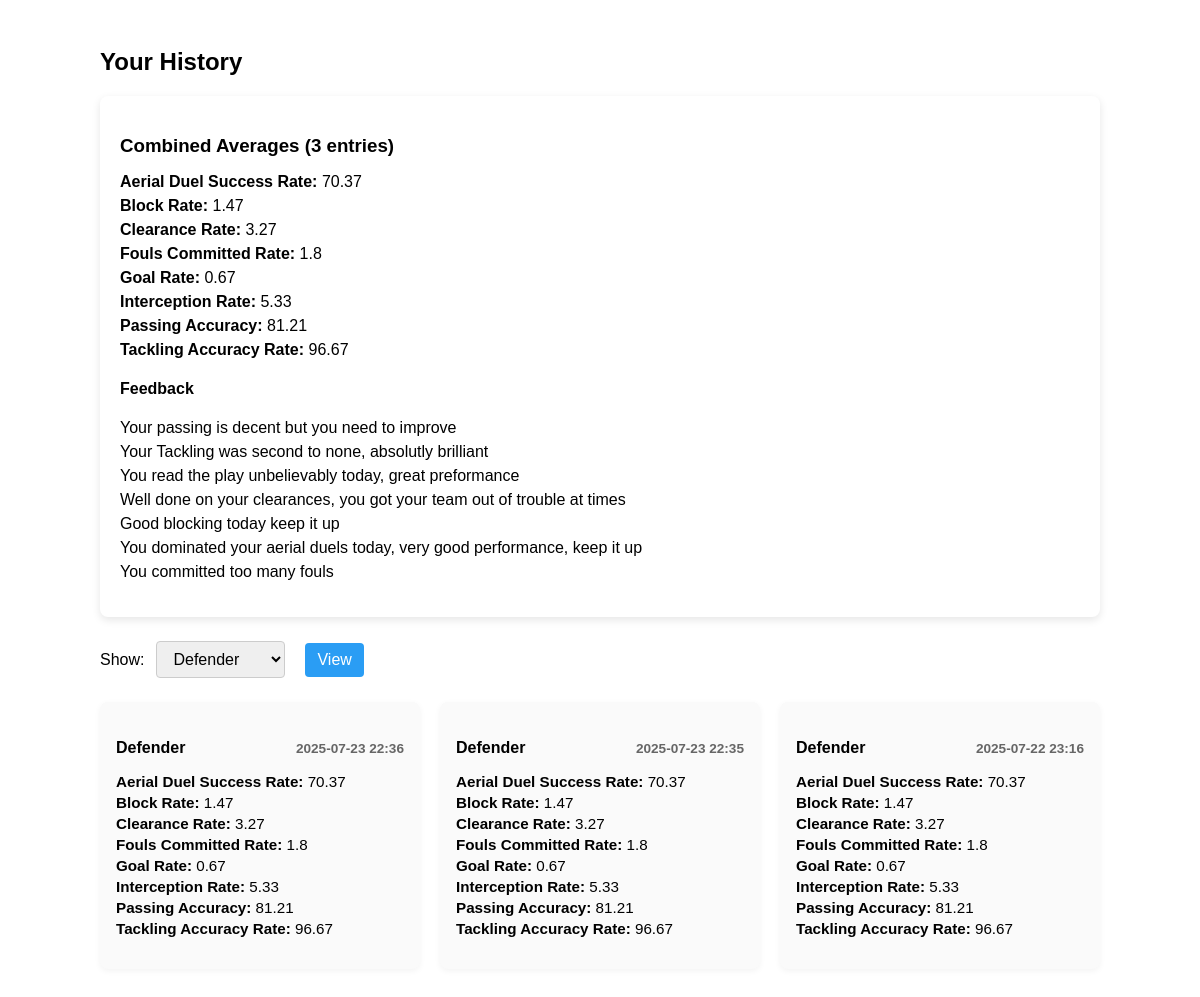
Screenshot of /history (signed in) with the database file from the repository.
### models.py (models this page shows)
class Submission(db.Model):
    __tablename__ = 'submissions'
    submission_id = db.Column(db.Integer, primary_key=True)
    position = db.Column(db.String(50), nullable=False)
    inputted_data = db.Column(db.Text, nullable=False)
    calculated_data = db.Column(db.Text, nullable=False)
    timeStamp = db.Column(db.DateTime(timezone=True), default=datetime.now)
    user_id = db.Column(db.Integer, db.ForeignKey('users.user_id'), nullable=False)

### routes/history.py (the view, shortened to what this page needs)
@history.route("/history")
@login_required
def view_history():
    user_id = session.get('user_id')
    if not user_id:
        flash("Please log in to view history", "warning")
        return redirect(url_for('auth.login'))
    rows = (
        db.session
          .query(Submission.position)
          .filter_by(user_id=user_id)
          .distinct()
          .all()
    )
    positions = [r[0] for r in rows]  # e.g. ['defender','goalkeeper']
    selected = request.args.get('position')
    if not selected and positions:
        selected = positions[0]
    submissions = []
    if selected:
        submissions = (
            Submission.query
                      .filter_by(user_id=user_id, position=selected)
                      .order_by(Submission.timeStamp.desc())   # ← desc(), not dec()
                      .all()
        )
        for sub in submissions:
            sub.calculated = json.loads(sub.calculated_data)
            sub.inputted = json.loads(sub.inputted_data)
    combined_stats = {}
    combined_feedback = []
    if submissions:
        keys = submissions[0].calculated.keys()
        for key in keys:
            numeric_vals = []
            for sub in submissions:
                v = sub.calculated.get(key)
                try:
                    numeric_vals.append(float(v))
                except (TypeError, ValueError):
                    continue
            if numeric_vals:
                combined_stats[key] = sum(numeric_vals) / len(numeric_vals)
            else:
                combined_stats[key] = None
    if selected == 'defender':
            combined_feedback.append(generate_passing_feedback(combined_stats['passing_accuracy']))
            raw = [
                generate_tackling_feedback(combined_stats['tackling_accuracy_rate']),
                generate_interception_feedback(combined_stats['interception_rate']),
                generate_clearance_feedback(combined_stats['clearance_rate']),
                generate_block_feedback(combined_stats['block_rate']),
                generate_aerial_duel_feedback(combined_stats['aerial_duel_success_rate']),
                generate_fouls_committed_feedback(combined_stats['fouls_committed_rate'])
            ]
            for msg in raw:
                if isinstance(msg,list):
                    combined_feedback.extend(msg)
                elif msg:
                     combined_feedback.extend(msg)
    return render_template(
        'history.html',
        positions=positions,
        selected_position=selected,
        submissions=submissions,
        combined_stats=combined_stats,
        combined_feedback=combined_feedback
    )

### stats_feedback.py (called while the page is built)
def generate_passing_feedback(passing_accuracy):
    if passing_accuracy:
        if passing_accuracy > 85:
            feedback = "Your passing is terrific , Keep it up"
            return feedback
        elif passing_accuracy >=60 and passing_accuracy < 85:
            feedback = "Your passing is decent but you need to improve"
            return feedback
        else:
            feedback = "Your passing isnt good you should take some time to improve passing accuracy and timing"
            return feedback

def generate_tackling_feedback(tackling_accuracy):
    feedback = []
    if tackling_accuracy:
        if tackling_accuracy >= 80:
            feedback.append("Your Tackling was second to none, absolutly brilliant")
        elif tackling_accuracy >60:
            feedback.append("Your tackling was good today, but you will need to improve")
        else:
            feedback.append("Your tackling was very bad today, you need to learn to judge the tackle better")
        return feedback

def generate_interception_feedback(interception_rate):
    feedback = []
    if interception_rate:
        if interception_rate >= 3:
            feedback.append("You read the play unbelievably today, great preformance")
        elif interception_rate >=1:
            feedback.append("Good reading of the play today, keep it up")
        else:
            feedback.append("You should try and keep your head up and anticipate the play better")
        return feedback

def generate_clearance_feedback(clearance_rate):
    feedback = []
    if clearance_rate:
        if clearance_rate >= 6:
            feedback.append("Your clearances were vital for your team today, terrific keep it up")
        elif clearance_rate >=2:
            feedback.append("Well done on your clearances, you got your team out of trouble at times")
        else:
            feedback.append("Unlucky, you should try and judge the ball when its in the box to clear")
        return feedback

def generate_block_feedback(block_rate):
    feedback = []
    if block_rate:
        if block_rate >=3:
            feedback.append("Brave performance today, you put your body on the line to help your team")
        elif block_rate >=1:
            feedback.append("Good blocking today keep it up")
        else:
            feedback.append("You need to be more brave in your defending")
        return feedback

### templates/history.html (shortened to what this page needs)
{% extends 'base.html' %}
{% block body %}
<div class="page-wrap">
  <h2>Your History</h2>
  {% if combined_stats %}
    <div class="combined-stats-card">
      <h3> Combined Averages ({{ submissions|length }} entries)</h3>
      <ul>
        {% for key, value in combined_stats.items() %}
          {% if value is not none %}
            <li>
              <strong>{{ key.replace('_',' ').title() }}:</strong>
              {{ value | round(2) }}
            </li>
          {% endif %}
        {% endfor %}
      </ul>
      <h4>Feedback</h4>
    <ul class="combined-feedback-list">
      {% for msg in combined_feedback %}
        <li>{{ msg }}</li>
      {% endfor %}
    </ul>
    </div>
  {% endif %}
  <form method="get" action="{{ url_for('history.view_history') }}" class="history-filter">
    <label for="position">Show:</label>
    <select name="position" id="position">
      {% for pos in positions %}
        <option value="{{ pos }}" {% if pos == selected_position %}selected{% endif %}>
          {{ pos.title() }}
        </option>
      {% endfor %}
    </select>
    <button type="submit">View</button>
  </form>
  <div class="history-container">
    {% if submissions %}
      {% for sub in submissions %}
        <div class="history-item-card">
          <h4>
            {{ sub.position.title() }}
            <span class="timestamp">{{ sub.timeStamp.strftime('%Y-%m-%d %H:%M') }}</span>
          </h4>
          <ul>
            {% for key, value in combined_stats.items() %}
                {% if value is not none %}
                <li>
                    <strong>{{ key.replace('_',' ').title() }}:</strong>
                    {{ value | round(2) }}
                </li>
                {% endif %}
            {% endfor %}
            </ul>
        </div>
      {% endfor %}
    {% else %}
      <p class="no-entries">No feedback saved for {{ selected_position.title() }} yet.</p>
    {% endif %}
  </div>
</div>
{% endblock %}

### templates/base.html (shortened to what this page needs)
<!DOCTYPE html>
<html lang="en">
<head>
    <link rel="stylesheet" href="{{url_for('static', filename='style.css')}}">
</head>
<body>
    {% block body %}{% endblock %}
</body>
</html>

### static/style.css (style rules this page uses)
body, html { overflow-x: hidden; }
.history-filter { margin-bottom: 20px; }
.history-filter select { padding: 6px; border-radius: 4px; margin-right: 8px; }
.history-filter button { padding: 6px 12px; border-radius: 4px; background-color: #2a9df4; color: white; border: none; cursor: pointer; }
.page-wrap { max-width: 1000px; margin: 0 auto; padding: 20px; font-family: sans-serif; }
.combined-stats-card { background: #fff; border-radius: 8px; box-shadow: 0 3px 8px rgba(0,0,0,0.1); padding: 20px; margin-bottom: 24px; }
.combined-stats-card h3 { margin-bottom: 12px; }
.combined-stats-card ul { list-style: none; padding: 0; }
.combined-stats-card li { margin-bottom: 6px; }
.history-filter { display: flex; align-items: center; gap: 12px; margin-bottom: 24px; }
.history-filter select, .history-filter button { padding: 8px 12px; border-radius: 4px; border: 1px solid #ccc; font-size: 1rem; }
.history-filter button { background: #2a9df4; color: #fff; border: none; cursor: pointer; }
.history-container { display: grid; grid-template-columns: repeat(auto-fill, minmax(280px, 1fr)); gap: 20px; }
.history-item-card { background: #fafafa; border-radius: 8px; padding: 16px; box-shadow: 0 2px 6px rgba(0,0,0,0.05); }
.history-item-card h4 { display: flex; justify-content: space-between; align-items: baseline; margin-bottom: 10px; }
.history-item-card .timestamp { font-size: 0.85rem; color: #666; }
.history-item-card ul { list-style: none; padding: 0; }
.history-item-card li { margin-bottom: 4px; font-size: 0.95rem; }
.combined-feedback-list { list-style: disc inside; margin-top: 12px; }
.combined-feedback-list li { margin-bottom: 6px; }

### rows the page displays
Submission: position "Defender", timeStamp "2025-07-23 22:36", replace "Aerial Duel Success Rate" "Block Rate" "Clearance Rate" "Fouls Committed Rate" "Goal Rate" "Interception Rate" "Passing Accuracy" "Tackling Accuracy Rate", value "70.37" "1.47" "3.27" "1.8" "0.67" "5.33" "81.21" "96.67"
Submission: position "Defender", timeStamp "2025-07-23 22:35", replace "Aerial Duel Success Rate" "Block Rate" "Clearance Rate" "Fouls Committed Rate" "Goal Rate" "Interception Rate" "Passing Accuracy" "Tackling Accuracy Rate", value "70.37" "1.47" "3.27" "1.8" "0.67" "5.33" "81.21" "96.67"
Submission: position "Defender", timeStamp "2025-07-22 23:16", replace "Aerial Duel Success Rate" "Block Rate" "Clearance Rate" "Fouls Committed Rate" "Goal Rate" "Interception Rate" "Passing Accuracy" "Tackling Accuracy Rate", value "70.37" "1.47" "3.27" "1.8" "0.67" "5.33" "81.21" "96.67"

### other values shown
{{ submissions|length }} "3"
{{ key.replace('_',' ').title() }} "Aerial Duel Success Rate" "Block Rate" "Clearance Rate" "Fouls Committed Rate" "Goal Rate" "Interception Rate" "Passing Accuracy" "Tackling Accuracy Rate"
{{ value | round(2) }} "70.37" "1.47" "3.27" "1.8" "0.67" "5.33" "81.21" "96.67"
{{ msg }} "Your passing is decent but you need to improve" "Your Tackling was second to none, absolutly brilliant" "You read the play unbelievably today, great preformance" "Well done on your clearances, you got your team out of trouble at times" "Good blocking today keep it up" "You dominated your aerial duels today, very good performance, keep it up" "You committed too many fouls"
form field position "Defender"
